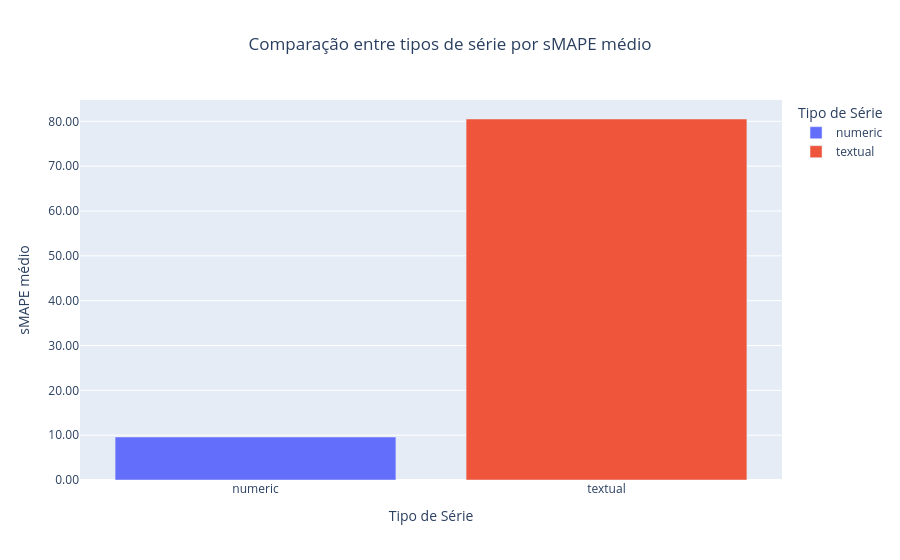

The cell this chart's notebook holds for it:
### Markdown cell above
# 📊 11. Comparação entre tipos de série por sMAPE médio

### Code cell
fig = px.bar(
    df.groupby("Tipo de Série", as_index=False)["sMAPE"].mean().sort_values("sMAPE"),
    x="Tipo de Série", y="sMAPE",
    color="Tipo de Série",
    title="Comparação entre tipos de série por sMAPE médio",
    labels={"sMAPE": "sMAPE médio"}
)
fig.update_layout(showlegend=True, yaxis_tickformat=".2f", title_x=0.5)
fig

### Figure 1 — Plotly figure (JSON) as saved in the notebook; plotly's stock layout.template omitted (floating-point values rounded to 4 significant figures)
{"data": [{"hovertemplate": "Tipo de Série=%{x}<br>sMAPE médio=%{y}<extra></extra>", "legendgroup": "numeric", "marker": {"color": "#636efa", "pattern": {"shape": ""}}, "name": "numeric", "orientation": "v", "showlegend": true, "textposition": "auto", "type": "bar", "x": ["numeric"], "xaxis": "x", "y": [9.589], "yaxis": "y"}, {"hovertemplate": "Tipo de Série=%{x}<br>sMAPE médio=%{y}<extra></extra>", "legendgroup": "textual", "marker": {"color": "#EF553B", "pattern": {"shape": ""}}, "name": "textual", "orientation": "v", "showlegend": true, "textposition": "auto", "type": "bar", "x": ["textual"], "xaxis": "x", "y": [80.52], "yaxis": "y"}], "layout": {"barmode": "relative", "legend": {"title": {"text": "Tipo de Série"}, "tracegroupgap": 0}, "showlegend": true, "title": {"text": "Comparação entre tipos de série por sMAPE médio", "x": 0.5}, "xaxis": {"anchor": "y", "categoryarray": ["numeric", "textual"], "categoryorder": "array", "domain": [0, 1], "title": {"text": "Tipo de Série"}}, "yaxis": {"anchor": "x", "domain": [0, 1], "tickformat": ".2f", "title": {"text": "sMAPE médio"}}}}
